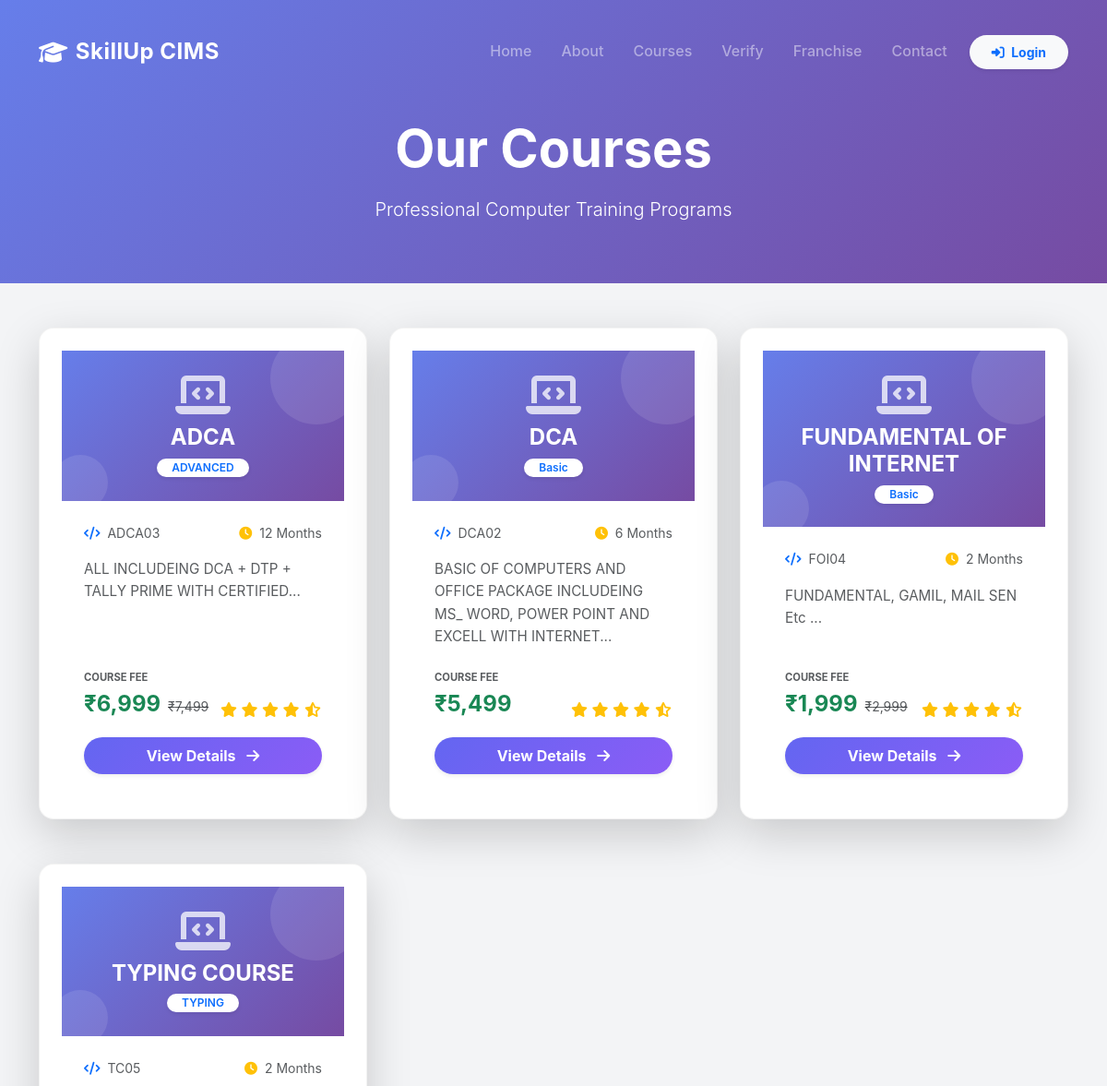
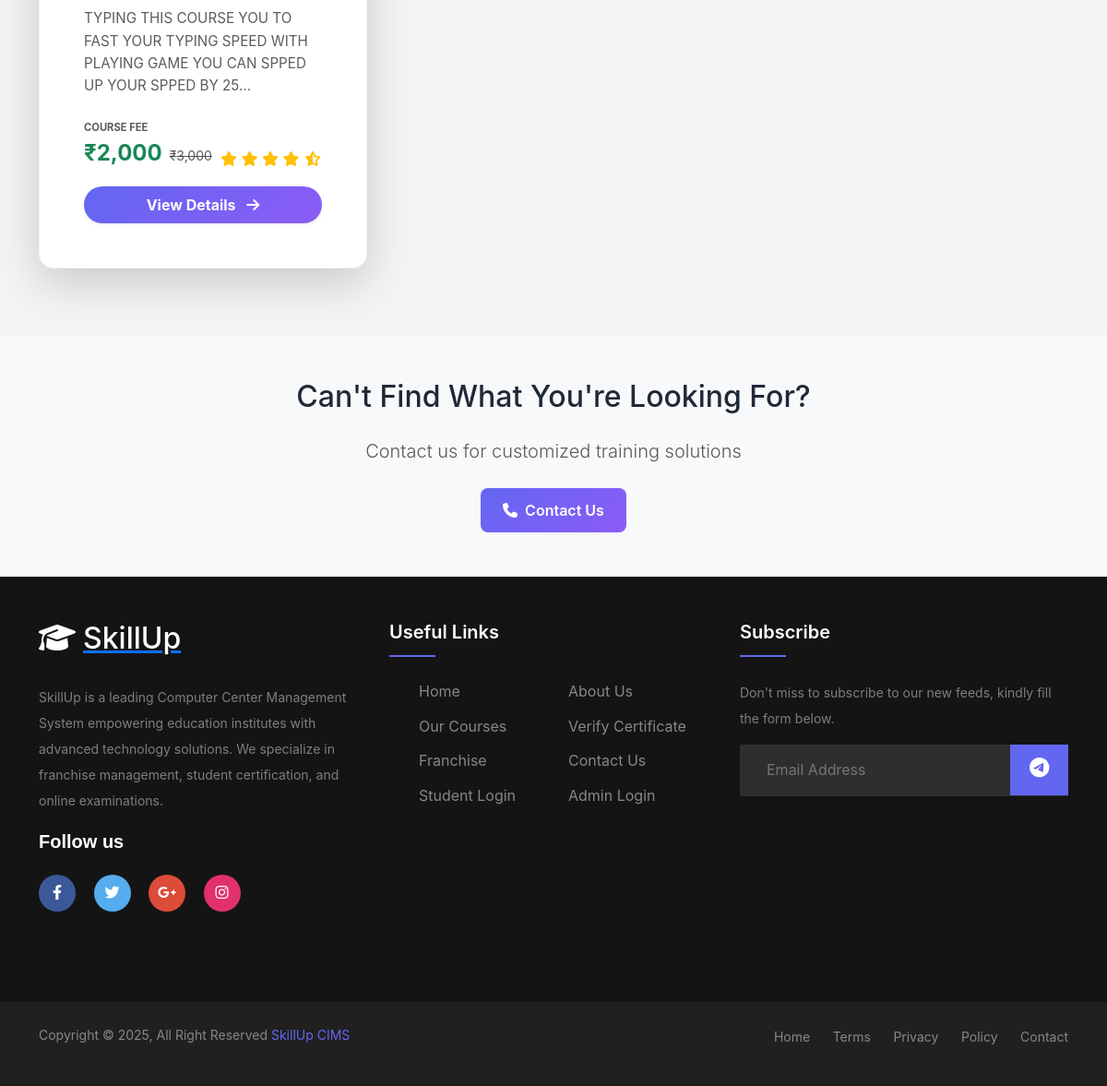
Screenshot of /public/courses with the database file from the repository (2 pictures, top to bottom).
### tables this page shows
CREATE TABLE `courses` (
  `id` int(10) UNSIGNED NOT NULL,
  `course_code` varchar(20) NOT NULL,
  `course_name` varchar(200) NOT NULL,
  `duration` int(11) NOT NULL COMMENT 'Duration in months',
  `fee` decimal(10,2) NOT NULL,
  `regular_price` decimal(10,2) DEFAULT 0.00,
  `offer_price` decimal(10,2) DEFAULT 0.00,
  `description` text DEFAULT NULL,
  `syllabus` text DEFAULT NULL,
  `category` varchar(100) DEFAULT NULL,
  `status` enum('active','inactive') DEFAULT 'active',
  `created_at` timestamp NOT NULL DEFAULT current_timestamp(),
  `updated_at` timestamp NOT NULL DEFAULT current_timestamp() ON UPDATE current_timestamp()
);

### app/Controllers/HomeController.php (called while the page is built, shortened)
<?php
class HomeController extends Controller
{
    public function courses()
    {
        $courseModel = new Course();
        $courses = $courseModel->where('status', STATUS_ACTIVE, 'course_name ASC');
        $this->view('public/courses', [
            'courses' => $courses
        ], null);
    }
}

### public/index.php (called while the page is built, shortened)
<?php
spl_autoload_register(function ($class) {
    $paths = [
        __DIR__ . '/../core/' . $class . '.php',
        __DIR__ . '/../app/Controllers/' . $class . '.php',
        __DIR__ . '/../app/Models/' . $class . '.php',
        __DIR__ . '/../app/Middleware/' . $class . '.php',
    ];
    foreach ($paths as $path) {
        if (file_exists($path)) {
            return;
        }
    }
});
require __DIR__ . '/../app/Helpers/helpers.php';
$router = new Router();
$router->dispatch();

### app/Helpers/helpers.php (called while the page is built, shortened)
<?php
function url($path = '')
{
    $appUrl = 'http://localhost/skillup/public';
    $appUrl = rtrim($appUrl, '/');
    $path = ltrim($path, '/');
    if (str_contains($path, 'public/') && str_ends_with($appUrl, 'public')) {
        $path = str_replace('public/', '', $path);
    }
    return $appUrl . '/' . $path;
}
function e($string)
{
    return htmlspecialchars($string ?? '', ENT_QUOTES, 'UTF-8');
}

### config/database.php (called while the page is built)
<?php
return [
    'host' => getenv('DB_HOST') ?: 'localhost',
    'database' => getenv('DB_NAME') ?: 'skillup_cims',
    'username' => getenv('DB_USER') ?: 'root',
    'password' => getenv('DB_PASS') ?: '',
    'charset' => 'utf8mb4',
    'collation' => 'utf8mb4_unicode_ci',
];

### core/Database.php (called while the page is built, shortened)
<?php
class Database
{
    private static $instance = null;
    private $connection;
    private function __construct()
    {
        try {
            $config = require __DIR__ . '/../config/database.php';
            $dsn = "mysql:host={$config['host']};dbname={$config['database']};charset={$config['charset']}";
            $options = [
                PDO::ATTR_ERRMODE => PDO::ERRMODE_EXCEPTION,
                PDO::ATTR_DEFAULT_FETCH_MODE => PDO::FETCH_ASSOC,
                PDO::ATTR_EMULATE_PREPARES => false,
            ];
            $this->connection = new PDO($dsn, $config['username'], $config['password'], $options);
        } catch (PDOException $e) {
            die("Database Connection Failed: " . $e->getMessage());
        }
    }
    public static function getInstance()
    {
        if (self::$instance === null) {
            self::$instance = new self();
        }
        return self::$instance;
    }
    public function query($sql, $params = [])
    {
        try {
            $stmt = $this->connection->prepare($sql);
            $stmt->execute($params);
            return $stmt;
        } catch (PDOException $e) {
            error_log("Query Error: " . $e->getMessage());
            throw $e;
        }
    }
    public function fetchAll($sql, $params = [])
    {
        $stmt = $this->query($sql, $params);
        return $stmt->fetchAll();
    }
}

### core/Model.php (called while the page is built, shortened)
<?php
abstract class Model
{
    protected $db;
    protected $table;
    public function __construct()
    {
        $this->db = Database::getInstance();
    }
    public function where($column, $value, $orderBy = null)
    {
        $sql = "SELECT * FROM {$this->table} WHERE {$column} = :value";
        if ($orderBy) {
            $sql .= " ORDER BY {$orderBy}";
        }
        return $this->db->fetchAll($sql, ['value' => $value]);
    }
}

### views/public/courses.php (the view, shortened to what this page needs)
<!DOCTYPE html>
<html lang="en">
<head>
    <link href="https://cdn.jsdelivr.net/npm/bootstrap@5.3.0/dist/css/bootstrap.min.css" rel="stylesheet">
    <link rel="stylesheet" href="https://cdnjs.cloudflare.com/ajax/libs/font-awesome/6.4.0/css/all.min.css">
    <link href="https://unpkg.com/aos@2.3.1/dist/aos.css" rel="stylesheet">
    <link rel="stylesheet" href="<?= url('public/assets/css/custom.css') ?>">
</head>
<body>
    <?php require_once VIEW_PATH . '/partials/public_navbar.php'; ?>
    <section class="py-5 text-white page-header-spacing" style="background: linear-gradient(135deg, #667eea, #764ba2);">
        <div class="container text-center">
            <h1 class="display-4 fw-bold mb-3" data-aos="fade-up">Our Courses</h1>
            <p class="lead" data-aos="fade-up" data-aos-delay="200">
                Professional Computer Training Programs
            </p>
        </div>
    </section>
    <section class="py-5">
        <div class="container">
            <?php if (empty($courses)): ?>
                <div class="alert alert-info text-center">
                    <i class="fas fa-info-circle me-2"></i>
                    No courses available at the moment. Please check back later.
                </div>
            <?php else: ?>
                <div class="row g-4">
                    <?php foreach ($courses as $index => $course): ?>
                        <div class="col-md-6 col-lg-4 d-flex align-items-stretch" data-aos="fade-up"
                            data-aos-delay="<?= $index * 100 ?>">
                            <div class="card w-100 border-0 shadow-lg overflow-hidden course-card transition-all">
                                <div class="course-header text-white p-4 d-flex align-items-center justify-content-center"
                                    style="min-height: 140px; background: linear-gradient(135deg, #667eea 0%, #764ba2 100%); position: relative;">
                                    <div class="text-center position-relative" style="z-index: 2;">
                                        <i class="fas fa-laptop-code fa-3x mb-2 opacity-75"></i>
                                        <h4 class="fw-bold mb-0 text-white"><?= e($course['course_name']) ?></h4>
                                        <span
                                            class="badge bg-white text-primary mt-2 shadow-sm rounded-pill px-3"><?= e($course['category'] ?: 'Certificate') ?></span>
                                    </div>
                                    <div class="position-absolute"
                                        style="top: -20px; right: -20px; width: 100px; height: 100px; background: rgba(255,255,255,0.1); border-radius: 50%;">
                                    </div>
                                    <div class="position-absolute"
                                        style="bottom: -10px; left: -10px; width: 60px; height: 60px; background: rgba(255,255,255,0.1); border-radius: 50%;">
                                    </div>
                                </div>
                                <div class="card-body p-4 d-flex flex-column">
                                    <div class="d-flex justify-content-between align-items-center mb-3">
                                        <span class="text-muted small"><i class="fas fa-code text-primary me-1"></i>
                                            <?= e($course['course_code']) ?></span>
                                        <span class="text-muted small"><i class="fas fa-clock text-warning me-1"></i>
                                            <?= e($course['duration']) ?> Months</span>
                                    </div>
                                    <p class="text-muted flex-grow-1 mb-4" style="font-size: 0.95rem; line-height: 1.6;">
                                        <?= e(substr($course['description'] ?? 'Professional training course designed for career growth.', 0, 100)) ?>...
                                    </p>
                                    <div class="mt-auto">
                                        <div class="d-flex justify-content-between align-items-end mb-3">
                                            <div>
                                                <small class="text-muted d-block text-uppercase fw-bold"
                                                    style="font-size: 0.7rem;">Course Fee</small>
                                                <div class="d-flex align-items-baseline">
                                                    <span
                                                        class="fs-4 fw-bold text-success me-2">₹<?= number_format($course['offer_price']) ?></span>
                                                    <?php if (!empty($course['regular_price']) && $course['regular_price'] > $course['offer_price']): ?>
                                                        <small
                                                            class="text-muted text-decoration-line-through">₹<?= number_format($course['regular_price']) ?></small>
                                                    <?php endif; ?>
                                                </div>
                                            </div>
                                            <div class="text-end">
                                                <i class="fas fa-star text-warning"></i>
                                                <i class="fas fa-star text-warning"></i>
                                                <i class="fas fa-star text-warning"></i>
                                                <i class="fas fa-star text-warning"></i>
                                                <i class="fas fa-star-half-alt text-warning"></i>
                                            </div>
                                        </div>
                                        <a href="<?= url('course/details?id=' . $course['id']) ?>"
                                            class="btn btn-primary w-100 rounded-pill py-2 fw-bold shadow-sm course-btn">
                                            View Details <i class="fas fa-arrow-right ms-2"></i>
                                        </a>
                                    </div>
                                </div>
                            </div>
                        </div>
                    <?php endforeach; ?>
                </div>
            <?php endif; ?>
        </div>
    </section>
    <section class="py-5 bg-light">
        <div class="container text-center">
            <h2 class="mb-4" data-aos="fade-up">Can't Find What You're Looking For?</h2>
            <p class="lead mb-4 text-muted" data-aos="fade-up" data-aos-delay="200">
                Contact us for customized training solutions
            </p>
            <div data-aos="fade-up" data-aos-delay="400">
                <a href="<?= url('contact') ?>" class="btn btn-primary btn-lg">
                    <i class="fas fa-phone me-2"></i>Contact Us
                </a>
            </div>
        </div>
    </section>
    <?php require_once VIEW_PATH . '/partials/public_footer.php'; ?>
</body>
</html>

### core/Router.php (shortened to what this page needs)
<?php
class Router
{
    private $routes = [];
    private function addRoute($method, $uri, $controller, $action, $middleware = [])
    {
        if (strpos($controller, '@') !== false && $action === null) {
            list($controller, $action) = explode('@', $controller);
        }
        $this->routes[] = [
            'method' => $method,
            'uri' => $uri,
            'controller' => $controller,
            'action' => $action,
            'middleware' => $middleware
        ];
    }
    public function dispatch()
    {
        $requestUri = $this->getRequestUri();
        $requestMethod = $_SERVER['REQUEST_METHOD'];
        foreach ($this->routes as $route) {
            if ($route['method'] === $requestMethod && $this->matchRoute($route['uri'], $requestUri, $params)) {
                $controllerClass = $route['controller'];
                $action = $route['action'];
                if (class_exists($controllerClass)) {
                    $controller = new $controllerClass();
                    if (method_exists($controller, $action)) {
                        call_user_func_array([$controller, $action], $params);
                        return;
                    }
                }
                return;
            }
        }
    }
    private function matchRoute($routeUri, $requestUri, &$params = [])
    {
        $pattern = preg_replace('/\{(\w+)\}/', '([^/]+)', $routeUri);
        $pattern = '#^' . $pattern . '$#';
        if (preg_match($pattern, $requestUri, $matches)) {
            return true;
        }
        return false;
    }
    private function getRequestUri()
    {
        $uri = parse_url($_SERVER['REQUEST_URI'], PHP_URL_PATH);
        $scriptName = dirname($_SERVER['SCRIPT_NAME']);
        if ($scriptName !== '/' && strpos($uri, $scriptName) === 0) {
            $uri = substr($uri, strlen($scriptName));
        }
        return rtrim($uri, '/') ?: '/';
    }
}

### public/assets/css/custom.css (style rules this page uses)
:root { --primary-color: #6366f1; --secondary-color: #8b5cf6; --accent-color: #ec4899; --gradient-start: #667eea; --gradient-end: #764ba2; --dark: #1f2937; --light: #f9fafb; --white: #ffffff; --gray-100: #f3f4f6; --gray-200: #e5e7eb; --gray-300: #d1d5db; --gray-600: #4b5563; --gray-800: #1f2937; --success: #10b981; --warning: #f59e0b; --danger: #ef4444; --info: #3b82f6; --spacing-sm: 0.5rem; --spacing-md: 1rem; --spacing-lg: 1.5rem; --spacing-xl: 2rem; --radius-sm: 0.375rem; --radius-md: 0.5rem; --radius-lg: 1rem; --radius-full: 9999px; --shadow-sm: 0 1px 2px 0 rgba(0, 0, 0, 0.05); --shadow-md: 0 4px 6px -1px rgba(0, 0, 0, 0.1); --shadow-lg: 0 10px 15px -3px rgba(0, 0, 0, 0.1); --shadow-xl: 0 20px 25px -5px rgba(0, 0, 0, 0.1); }
* { margin: 0; padding: 0; box-sizing: border-box; }
body { font-family: 'Inter', 'Segoe UI', Tahoma, Geneva, Verdana, sans-serif; color: var(--gray-800); background-color: var(--gray-100); line-height: 1.6; overflow-x: hidden; }
.page-header-spacing { padding-top: 8rem !important; }
.btn { display: inline-block; padding: 0.75rem 1.5rem; border-radius: var(--radius-md); font-weight: 600; text-decoration: none; transition: all 0.3s ease; border: none; cursor: pointer; font-size: 1rem; }
.btn-primary { background: linear-gradient(135deg, var(--primary-color), var(--secondary-color)); color: white; }
.card { background: white; border-radius: var(--radius-lg); box-shadow: var(--shadow-md); padding: 1.5rem; margin-bottom: 1.5rem; transition: all 0.3s ease; }
.card-body { padding: 0; }
.badge { display: inline-block; padding: 0.25rem 0.75rem; border-radius: var(--radius-full); font-size: 0.75rem; font-weight: 600; }
.text-center { text-align: center; }
.mt-2 { margin-top: 1rem; }
.mb-2 { margin-bottom: 1rem; }
.mb-3 { margin-bottom: 1.5rem; }
.d-flex { display: flex; }
.course-card { transition: all 0.4s cubic-bezier(0.4, 0, 0.2, 1); border: 1px solid rgba(0, 0, 0, 0.05) !important; }
.course-btn { transition: all 0.3s ease; background: linear-gradient(135deg, var(--primary-color), var(--secondary-color)); border: none; }
.transition-all { transition: all 0.4s cubic-bezier(0.4, 0, 0.2, 1); }

### rows the page displays
courses: course_name "ADCA", category "ADVANCED", course_code "ADCA03", duration "12", description "ALL INCLUDEING DCA + DTP + TALLY PRIME WITH CERTIFIED", offer_price "6,999", regular_price "7,499"
courses: course_name "DCA", category "Basic", course_code "DCA02", duration "6", description "BASIC OF COMPUTERS AND OFFICE PACKAGE INCLUDEING MS_ WORD, POWER POINT AND EXCELL WITH INTERNET", offer_price "5,499"
courses: course_name "FUNDAMENTAL OF INTERNET", category "Basic", course_code "FOI04", duration "2", description "FUNDAMENTAL, GAMIL, MAIL SEN Etc", offer_price "1,999", regular_price "2,999"
courses: course_name "TYPING COURSE", category "TYPING", course_code "TC05", duration "2", description "TYPING THIS COURSE YOU TO FAST YOUR TYPING SPEED WITH PLAYING GAME YOU CAN SPPED UP YOUR SPPED BY 25", offer_price "2,000", regular_price "3,000"
